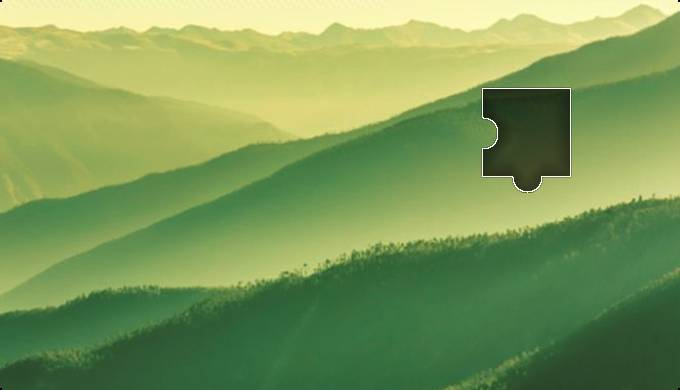
#> input picture txy02.jpg, 680 x 390 px, found by its file name
$ python crack_qq.py   (older library calls are emulated)
#> lines starting #> are read from the running program, lines starting #| are printed output that depends on the picture; after the words box and inside, x2 and y2 are one past the last pixel; in counts of white or black regions, pixels touching at a corner belong together
#!/usr/bin/env python
# encoding: utf-8
import cv2
import numpy as np
import pandas as pd
import matplotlib.pyplot as plt
import math

# x方向一阶导中值
def get_dx_median(dx,x,y,w,h):
    return np.median(dx[y:(y+h),x])

# 预处理
def pre_process(img_path):
#> called with img_path = '/Users/robin/Downloads/txy02.jpg'
    img = cv2.imread(img_path,1)
#> img is the input picture: shape (390, 680, 3); mean B, G, R 89.1, 153.1, 124.3
    hsv = cv2.cvtColor(img,cv2.COLOR_BGR2HSV)
#> hsv: shape (390, 680, 3); mean H, S, V 46.5, 112.5, 153.6
    img_gray = cv2.cvtColor(img,cv2.COLOR_BGR2GRAY)  # 转成灰度图像
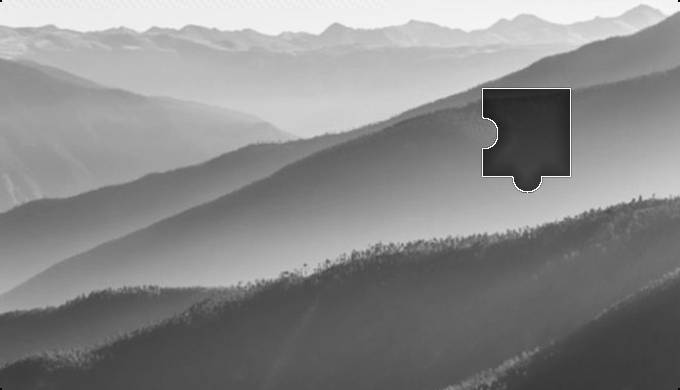
#> img_gray: shape (390, 680); min 3, max 253, mean 137.2

    dx = cv2.Sobel(img,-1,1,0,ksize=5)
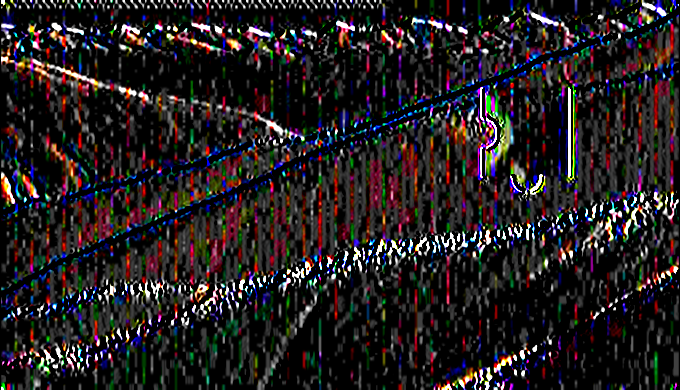
#> dx: shape (390, 680, 3); mean B, G, R 33.2, 31.7, 37
    dy = cv2.Sobel(img,-1,0,1,ksize=5)
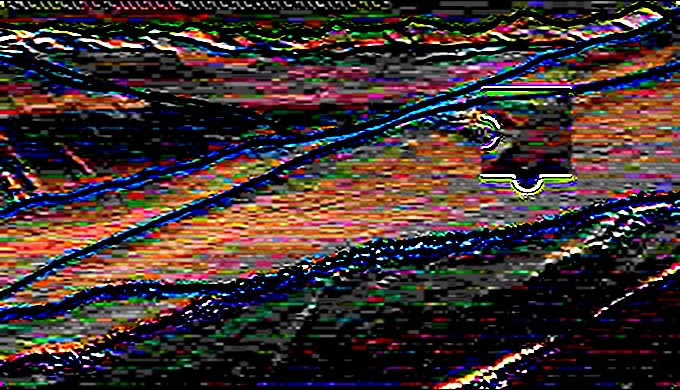
#> dy: shape (390, 680, 3); mean B, G, R 47.9, 50.6, 64.4
    h,w = img.shape[:2]
#> h = 390; w = 680

    ret, binary = cv2.threshold(img_gray,127,255,cv2.THRESH_BINARY) #将灰度图像转成二值图像
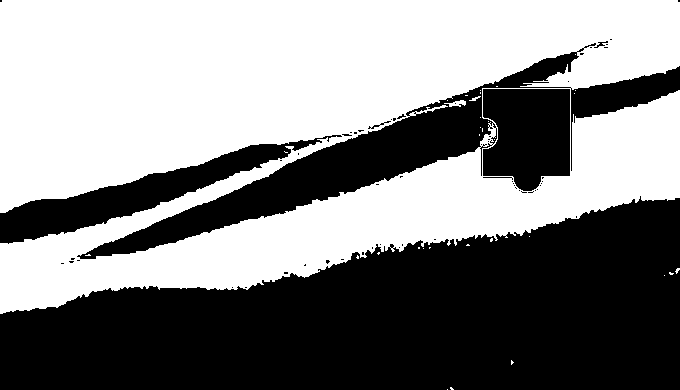
#> binary: shape (390, 680); 52.6% white; 61 black regions (54 under 20 px)
    # binary = cv2.adaptiveThreshold(gray,255,cv2.ADAPTIVE_THRESH_MEAN_C,cv2.THRESH_BINARY,3,7)
    _,contours, hierarchy = cv2.findContours(binary,cv2.RETR_TREE,cv2.CHAIN_APPROX_SIMPLE) # 查找轮廓
#> contours = 110 contours, 97 with area under 20; largest, box (x1, y1, x2, y2) and area: (0, 0, 680, 314) 163146, (76, 51, 580, 260) 18252, (482, 88, 571, 192) 7695, (479, 142, 493, 177) 86, (482, 176, 513, 179) 58
    #cv2.drawContours(gray,contours,-1,(255,255,255),2)

    gray = np.zeros_like(img_gray)
    cv2.drawContours(gray,contours,-1,(0,0,255),1)
#> gray: shape (390, 680); every value is 0

    gray = np.zeros_like(gray)
    rect_area = []
    rect_arclength = []
    cnt_infos = {}

    colors = plt.cm.Spectral(np.linspace(0, 1, len(contours)))
#> colors = 110 rows, first 6: [0.62, 0.00392, 0.259, 1], [0.637, 0.0227, 0.263, 1], [0.653, 0.0414, 0.267, 1], [0.679, 0.0696, 0.273, 1], [0.696, 0.0884, 0.277, 1], [0.713, 0.107, 0.281, 1]
    for i,cnt in enumerate(contours):
        if cv2.contourArea(cnt) < 5000  or cv2.contourArea(cnt) > 25000:
            continue

        x, y, w, h = cv2.boundingRect(cnt)
        cnt_infos[i] = {'rect_area': w*h,  # 矩形面积
                        'rect_arclength': 2*(w+h), #矩形周长
                        'cnt_area':cv2.contourArea(cnt) , #轮廓面积
                        'cnt_arclength':cv2.arcLength(cnt,True) , #轮廓周长
                        'cnt':cnt , #轮廓
                        'w':w,
                        'h':h,
                        'x':x,
                        'y':y,
                        'mean':np.mean(np.min(img[y:(y+h),x:(x+w)],axis=2)), # 矩形内像素平均
                       }
        rect_area.append(w*h)
        rect_arclength.append(2*(w+h))
        cv2.rectangle(img, (x, y), (x+w, y+h), colors[i], 1)
#> this loop made 110 passes
#> cnt on passes 1, 3, 4, 9, 10, 11, 12, 14, 15, 16, 17, 20: [[447, 389]], [[511, 360], [511, 364], [513, 362]], [[664, 275]], [[423, 248]], [[429, 247], [429, 248], [430, 247]], [[418, 247], [418, 248], [419, 248], [419, 247]], [[467, 244], [466, 245], [469, 245], [468, 244]], [[529, 236]], [[284, 151], [285, 152], [287, 152], [285, 152]], [[574, 93]], [[575, 90]], [[231, 287], [232, 286], [233, 287], [232, 288]]
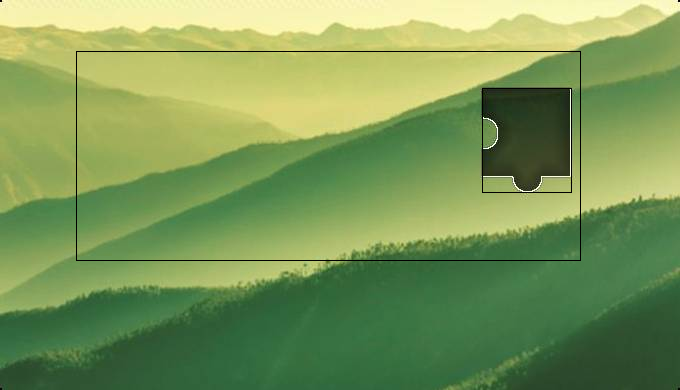
#> img: shape (390, 680, 3); 0.68% of pixels changed, all inside (x1, y1, x2, y2) = (76, 51, 581, 261)
#> after the loop, cnt_infos = 2 items; rect_arclength = [386, 1426]; rect_area = [9256, 105336]

    # plt.imshow(img)
    return img,dx,cnt_infos

def qq_mark_detect(img_path):
    img,dx,cnt_infos = pre_process(img_path)
#> cnt_infos = 2 items
    h,w = img.shape[:2]
#> h = 390; w = 680
    df = pd.DataFrame(cnt_infos).T
#> df = table of 2 rows and 10 columns
    df.head()
    df['dx_mean']=df.apply(lambda x : get_dx_median(dx,x['x'],x['y'],x['w'],x['h']),axis=1)
    df['rect_ratio']= df.apply(lambda v:v['rect_arclength']/4/math.sqrt(v['rect_area']+1) ,axis = 1)
    df['area_ratio']= df.apply(lambda v:v['rect_area']/v['cnt_area'] ,axis = 1)
    # df.query('w>100').query('h>100').sort_values('area_ratio')
    df['score'] = df.apply(lambda x: abs(x['rect_ratio']-1),axis=1)
    result = df.query('x>0').query('area_ratio<2').query('rect_area>5000').query('rect_area<20000').sort_values(['mean','score','dx_mean']).head(2)
#> result = table of 1 rows and 14 columns
    #print(result)
    if len(result):
        x_left=result.x.values[0]
#> x_left = 482
        cv2.line(img,(x_left,0),(x_left,h),color=(255,0,255))
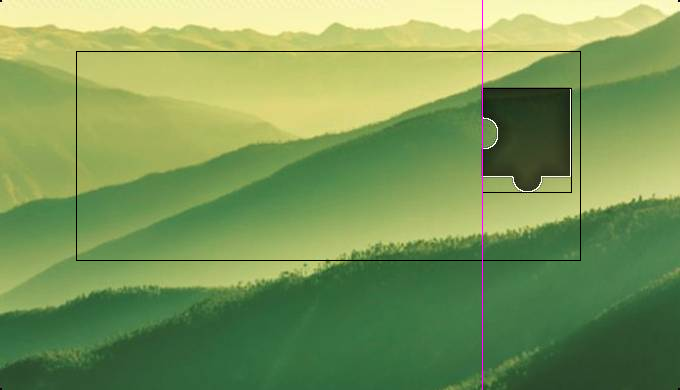
#> img: shape (390, 680, 3); 0.15% of pixels changed, all inside (x1, y1, x2, y2) = (482, 0, 483, 390)
        plt.imshow(img)
        plt.show()
    return result

if __name__ == "__main__":
    img_path =  "/Users/robin/Downloads/txy02.jpg"
    res = qq_mark_detect(img_path)
#> res = table of 1 rows and 14 columns
    print(res.x)
#| 84    482
#| Name: x, dtype: object

$ run again, with txy01.jpg copied over txy02.jpg
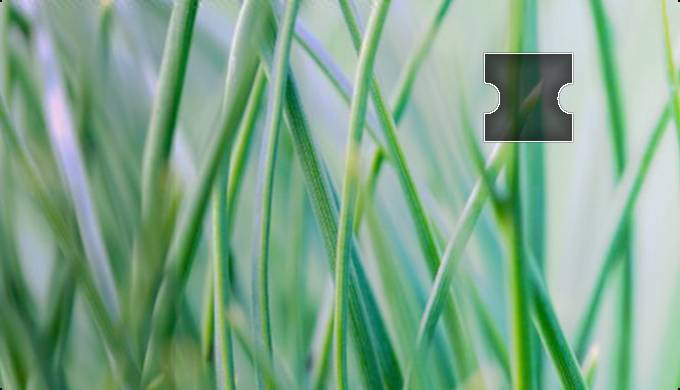
#> input picture txy01.jpg, 680 x 390 px, found by its file name
#> in pre_process, img is the input picture: shape (390, 680, 3); mean B, G, R 139.3, 167.4, 126.9
#> hsv: shape (390, 680, 3); mean H, S, V 72, 75.2, 168.8
#> in pre_process, `ret, binary = cv2.threshold(img_gray,127,255,cv2.THRESH_BINARY)`:
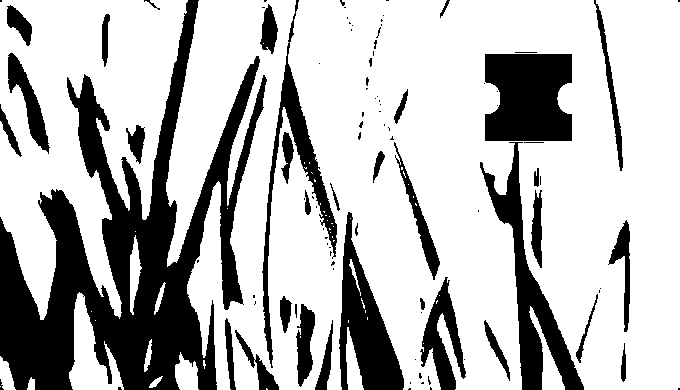
#> binary: shape (390, 680); 72.6% white; 101 black regions (62 under 20 px)
#> contours = 143 contours, 97 with area under 20; largest, box (x1, y1, x2, y2) and area: (166, 0, 680, 390) 163003, (0, 0, 188, 320) 35590, (484, 53, 573, 142) 6988, (69, 292, 124, 390) 2324, (7, 52, 51, 155) 1510
#> gray: shape (390, 680); every value is 0
#> colors = 143 rows, first 6: [0.62, 0.00392, 0.259, 1], [0.628, 0.0133, 0.261, 1], [0.645, 0.0321, 0.265, 1], [0.662, 0.0508, 0.269, 1], [0.679, 0.0696, 0.273, 1], [0.696, 0.0884, 0.277, 1]
#> the loop in pre_process, `for i,cnt in enumerate(contours):` made 143 passes
#> cnt on passes 1, 2, 8, 11, 12, 13, 14, 15: [[266, 388], [266, 389], [267, 389]], [[0, 386]], [[423, 343]], [[348, 320], [348, 322]], [[95, 320]], [[367, 317], [367, 319]], [[91, 311]], [[365, 310], [365, 312]]
#> after the loop in pre_process, `for i,cnt in enumerate(contours):`: cnt_infos = 1 item; rect_arclength = [356]; rect_area = [7921]
#> in qq_mark_detect, `img,dx,cnt_infos = pre_process(img_path)`: cnt_infos = 1 item
#> df = table of 1 rows and 10 columns
#> result = table of 1 rows and 14 columns
#> x_left = 484
#> in qq_mark_detect, `cv2.line(img,(x_left,0),(x_left,h),color=(255,0,255))`:
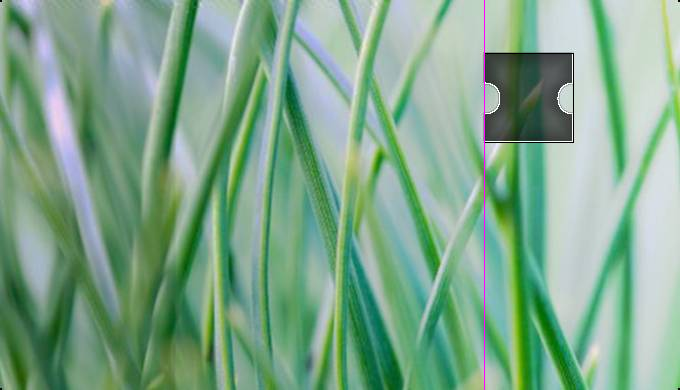
#> img: shape (390, 680, 3); mean B, G, R 139.2, 166.9, 126.8
#> res = table of 1 rows and 14 columns
#| 119    484
#| Name: x, dtype: object

$ run again, with txy04.jpg copied over txy02.jpg
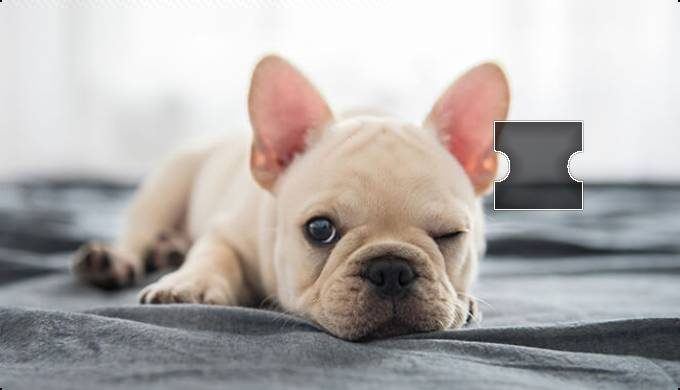
#> input picture txy04.jpg, 680 x 390 px, found by its file name
#> in pre_process, img is the input picture: shape (390, 680, 3); mean B, G, R 171.9, 173.8, 178.5
#> hsv: shape (390, 680, 3); mean H, S, V 57, 25, 183
#> in pre_process, `ret, binary = cv2.threshold(img_gray,127,255,cv2.THRESH_BINARY)`:
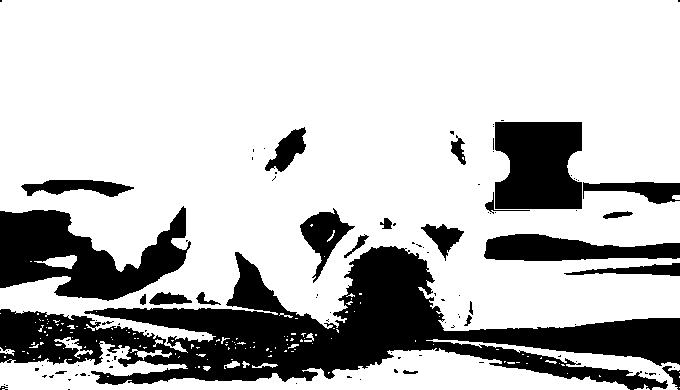
#> binary: shape (390, 680); 75.1% white; 107 black regions (83 under 20 px)
#> contours = 273 contours, 241 with area under 20; largest, box (x1, y1, x2, y2) and area: (0, 0, 680, 353) 192347, (0, 341, 630, 390) 12598, (494, 121, 583, 210) 6988, (426, 339, 680, 390) 2036, (299, 207, 356, 284) 1678
#> gray: shape (390, 680); every value is 0
#> colors = 273 rows, first 6: [0.62, 0.00392, 0.259, 1], [0.62, 0.00392, 0.259, 1], [0.628, 0.0133, 0.261, 1], [0.637, 0.0227, 0.263, 1], [0.645, 0.0321, 0.265, 1], [0.653, 0.0414, 0.267, 1]
#> the loop in pre_process, `for i,cnt in enumerate(contours):` made 273 passes
#> cnt on passes 1, 2, 4: [[679, 387]], [[2, 387], [3, 387]], [[679, 376], [679, 377]]
#> after the loop in pre_process, `for i,cnt in enumerate(contours):`: cnt_infos = 2 items; rect_arclength = [1358, 356]; rect_area = [30870, 7921]
#> in qq_mark_detect, `img,dx,cnt_infos = pre_process(img_path)`: cnt_infos = 2 items
#> df = table of 2 rows and 10 columns
#> result = table of 1 rows and 14 columns
#> x_left = 494
#> in qq_mark_detect, `cv2.line(img,(x_left,0),(x_left,h),color=(255,0,255))`:
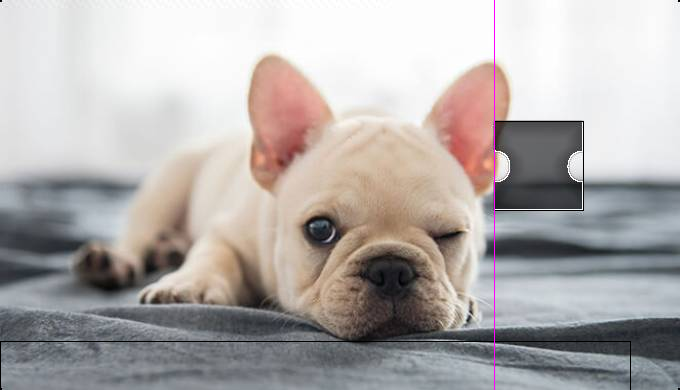
#> img: shape (390, 680, 3); mean B, G, R 171.5, 173.1, 178.2
#> res = table of 1 rows and 14 columns
#| 271    494
#| Name: x, dtype: object
